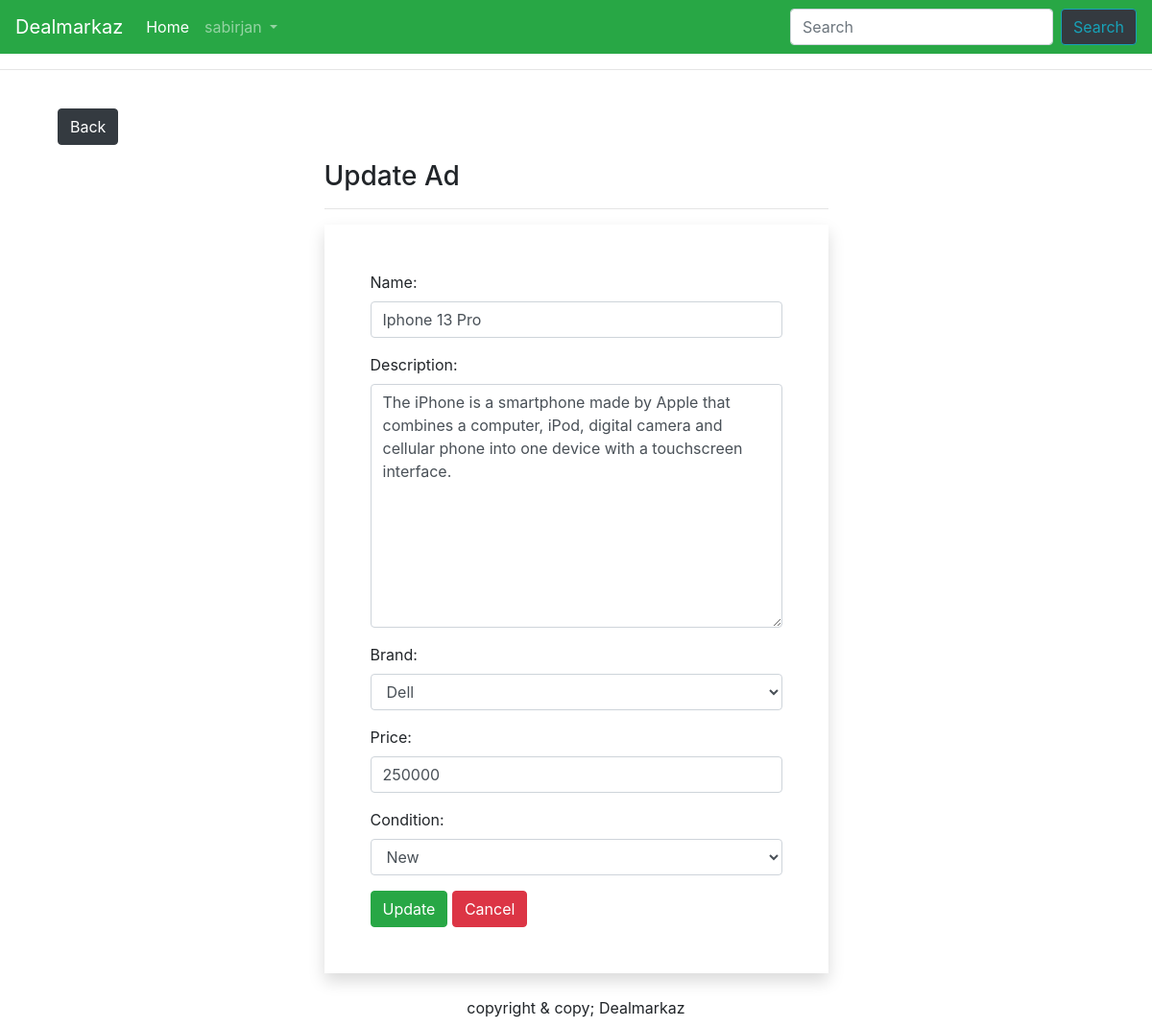
Page /products/updateproduct/11/ (signed in) on the committed database.
### Products/models.py (models this page shows, shortened)
class Product(models.Model):
    owner= models.ForeignKey(User,on_delete=models.CASCADE,null=True)
    name = models.CharField(max_length=200, null=True, blank=True)
    description = models.TextField(null=True, blank=True)
    brand =models.ForeignKey('Brand',on_delete=models.SET_NULL,null=True,blank=True)
    condition = models.CharField(max_length=200, null=True, blank=True,choices=Condition_type)
    category =models.ForeignKey('Category',on_delete=models.SET_NULL,null=True,blank=True)
    price = models.DecimalField(max_digits=20,decimal_places=0, null=True, blank=True)
    likes=models.ManyToManyField(User,related_name='ad_likes',blank=True)
    createdAt = models.DateTimeField(default=timezone.now)
    image = models.ImageField(null=True, blank=True)
    slug=models.SlugField(null=True, blank=True)

### Products/views.py (the view)
# urls.py: path('updateproduct/<int:id>/', views.update_product, name='updateproduct'),
def update_product(request, id):
  if request.user.is_authenticated:
    if request.method == 'POST':
      product= Product.objects.get(pk=id)
      form = UpdateProductForm(request.POST, instance=product)
      if form.is_valid():
        form.save()
        return HttpResponseRedirect('/products/')
    else:
      product = Product.objects.get(pk=id)
      form = UpdateProductForm(instance=product)
    return render(request, 'Products/updateproduct.html', {'form':form,'product':product})
  else:
    return HttpResponseRedirect('/products/accounts/login/')

### Products/forms.py
class UpdateProductForm(forms.ModelForm):
  class Meta:
    model = Product
    fields = ['name', 'description', 'brand','price','condition']
    labels = {'name':'Name', 'desciption':'Description','brand_name:':'Brand','price':'Price','condition':'Condition'}
    widgets = {'name':forms.TextInput(attrs={'class':'form-control'}),
    'description':forms.Textarea(attrs={'class':'form-control'}),
    'brand':forms.Select(attrs={'class':'form-control'}),
    'price': forms.NumberInput(attrs={'class': 'form-control'}),
    'condition':forms.Select(attrs={'class': 'form-control'})
    }

### Products/models.py (called while the page is built)
    def __str__(self):
        return self.brand_name

### Products/templates/Products/updateproduct.html (shortened to what this page needs)
{% extends 'Products/Main.html' %}
{% load static %}
{% block content %}
<div class="container">
    <a class="btn btn btn-dark" href="/products/detail/{{product.id}}" role="button">Back</a>
 <div class="row my-3">
  <div class="col-sm-6 offset-sm-3">
   <h3>Update Ad</h3>
   <hr>
   <form action="" method="post" novalidate enctype="multipart/form-data">
    <div class="shadow p-5">
        {% for fm in form %}
        <div class="form-group mb-3">
        {{fm.label_tag}} {{fm}}<small class="text-danger">{{fm.errors|striptags}}</small>
        </div>
        {% endfor %}
         <input type="submit" value="Update" class="btn btn-success">
        <a href="{% url 'product_list' %}" class="btn btn-danger">Cancel</a>
    </div>
   </form>
  </div>
 </div>
</div>
{% endblock content %}

### Products/templates/Products/Main.html (shortened to what this page needs)
<!DOCTYPE html>
{% load static %}
<html>
<head>
	<link rel="stylesheet" type="text/css" href="{% static 'CSS/main.css' %}">
     <link rel="stylesheet" href="https://cdnjs.cloudflare.com/ajax/libs/font-awesome/5.15.3/css/all.min.css" />
   <link rel="stylesheet" href="https://stackpath.bootstrapcdn.com/bootstrap/4.5.0/css/bootstrap.min.css">
</head>
<body>
<nav class="navbar navbar-expand-lg navbar-dark bg-success">
  <a class="navbar-brand" href="/products">Dealmarkaz</a>
  <div class="collapse navbar-collapse" id="navbarSupportedContent">
    <ul class="navbar-nav mr-auto">
        <li class="nav-item">
             <a class="nav-link active" aria-current="page" href="/products">Home</a>
           </li>
        {% if request.user.is_authenticated %}
      <li class="nav-item dropdown">
        <a class="nav-link dropdown-toggle" href="#" id="navbarDropdown" role="button" data-toggle="dropdown" aria-haspopup="true" aria-expanded="false">
          {{request.user}}
        </a>
      </li>
        {% endif %}
    </ul>
    <form class="form-inline my-2 my-lg-0" action="{% url 'product_list' %}" method="GET">
      <input class="form-control mr-sm-2" type="text" name="q" placeholder="Search" aria-label="Search">
      <button class="btn btn-outline-info bg-dark my-2 my-sm-0" type="submit">Search</button>
    </form>
  </div>
</nav>
<hr>
        <main>
        <div class="container">
            <br>
            {% block content %}
            {% endblock content %}
         </div>
        </main>
         <div class="container">
             <div class="col text-center py-2">copyright & copy; Dealmarkaz</div>
         </div>
</body>
</html>

### static/CSS/main.css (style rules this page uses)
main { min-height: 80vh; }

### rows in the picture
Product: form "Iphone 13 Pro" "The iPhone is a smartphone made by Apple that combines a computer, iPod, digital camera and cellular phone into one device with a touchscreen interface." "Dell" "250000" "New"

### other values in the picture
{{ request.user }} "sabirjan"
{{ fm.label_tag }} "Name:" "Description:" "Brand:" "Price:" "Condition:"
